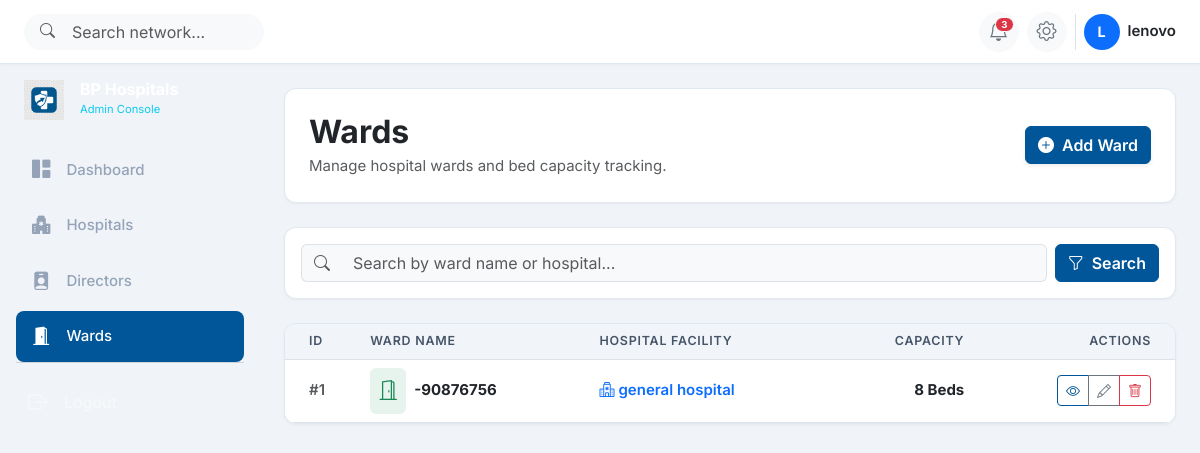
The page /wards/ (signed in) on the database as committed earlier.
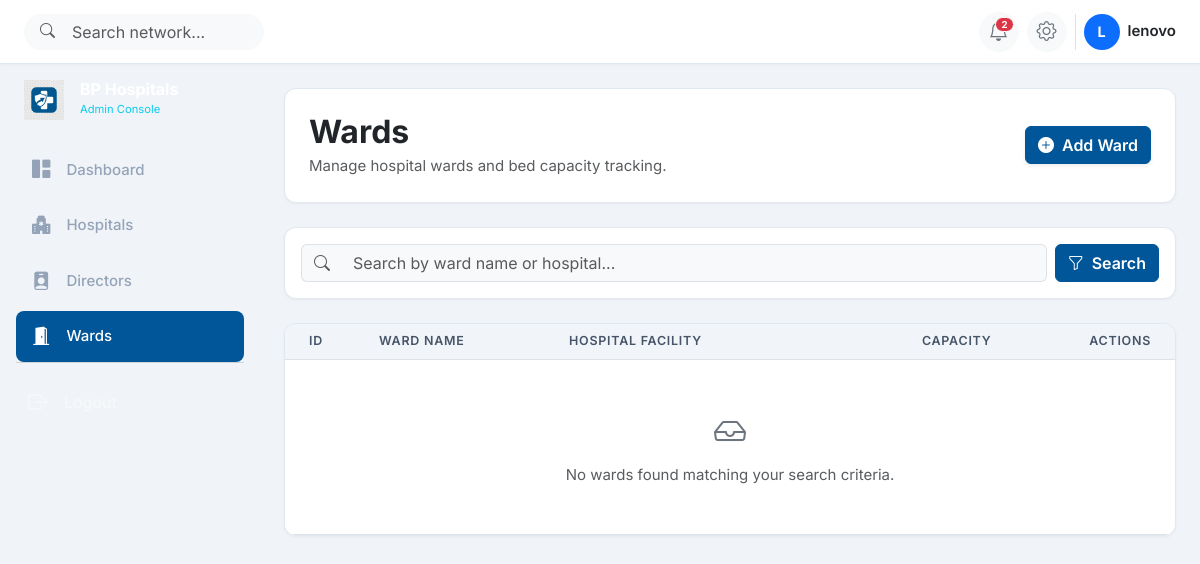
The same page on the database as committed later.
### wards/models.py (models this page shows, shortened)
class Ward(models.Model):
    ward_id = models.BigAutoField(primary_key=True)
    ward_name = models.CharField(
        max_length=150,
        null=False,
        blank=False,
        verbose_name="Ward Name",
        help_text="Name of the ward (e.g., Cardiac ICU, Pediatrics Wing A)."
    )
    capacity = models.IntegerField(
        null=False,
        blank=False,
        validators=[
            MinValueValidator(1, message="Ward capacity must be at least 1 bed."),
            MaxValueValidator(500, message="Ward capacity cannot exceed 500 beds.")
        ],
        verbose_name="Capacity (Beds)",
        help_text="Maximum number of beds in this ward (1-500)."
    )
    hospital = models.ForeignKey(
        Hospital,
        on_delete=models.CASCADE,
        related_name='wards',
        null=False,
        blank=False,
        verbose_name="Hospital",
        help_text="The hospital facility this ward belongs to."
    )
    created_at = models.DateTimeField(default=timezone.now, verbose_name="Created At")
    updated_at = models.DateTimeField(auto_now=True, verbose_name="Updated At")
    class Meta:
        verbose_name = "Ward"
        verbose_name_plural = "Wards"
        ordering = ['-updated_at', 'ward_name']
        constraints = [
            CheckConstraint(
                condition=Q(capacity__gt=0) & Q(capacity__lte=500),
                name="check_ward_capacity_valid"
            )
        ]

### hospitals/models.py (models this page shows, shortened)
class Hospital(models.Model):
    hospital_id = models.BigAutoField(primary_key=True)
    hospital_name = models.CharField(
        max_length=200,
        unique=True,
        null=False,
        blank=False,
        verbose_name="Hospital Name",
        help_text="Unique name of the hospital facility."
    )
    location = models.CharField(
        max_length=255,
        null=False,
        blank=False,
        verbose_name="Location",
        help_text="City/Region location of the hospital."
    )
    founded_year = models.IntegerField(
        null=False,
        blank=False,
        validators=[
            MinValueValidator(1800, message="Founded year cannot be before 1800."),
            MaxValueValidator(current_year(), message="Founded year cannot be in the future.")
        ],
        verbose_name="Founded Year",
        help_text="Year the hospital was established (between 1800 and present)."
    )
    created_at = models.DateTimeField(default=timezone.now, verbose_name="Created At")
    updated_at = models.DateTimeField(auto_now=True, verbose_name="Updated At")
    class Meta:
        verbose_name = "Hospital"
        verbose_name_plural = "Hospitals"
        ordering = ['-updated_at', 'hospital_name']
        constraints = [
            CheckConstraint(
                condition=Q(founded_year__gte=1800) & Q(founded_year__lte=datetime.date.today().year),
                name="check_founded_year_valid"
            )
        ]

### wards/views.py (the view)
# urls.py: path('', WardListView.as_view(), name='ward_list'),
class WardListView(LoginRequiredMixin, ListView):
    model = Ward
    template_name = 'wards/ward_list.html'
    context_object_name = 'wards'
    paginate_by = 5
    def get_queryset(self):
        queryset = super().get_queryset().select_related('hospital')
        query = self.request.GET.get('q')
        if query:
            queryset = queryset.filter(
                Q(ward_name__icontains=query) | Q(hospital__hospital_name__icontains=query)
            )
        return queryset
    def get_context_data(self, **kwargs):
        context = super().get_context_data(**kwargs)
        context['search_query'] = self.request.GET.get('q', '')
        return context

### wards/templates/wards/ward_list.html (shortened to what this page needs)
{% extends 'base.html' %}
{% block search_action %}{% url 'ward_list' %}{% endblock %}
{% block content %}
<div class="card bp-card mb-4">
    <div class="card-body p-4 d-flex flex-column flex-sm-row justify-content-between align-items-sm-center gap-3">
        <div>
            <h2 class="fw-bold text-dark mb-1">Wards</h2>
            <p class="text-muted mb-0">Manage hospital wards and bed capacity tracking.</p>
        </div>
        <a href="{% url 'ward_create' %}" class="btn btn-primary d-inline-flex align-items-center gap-2 shadow-sm fw-semibold">
            <i class="bi bi-plus-circle-fill"></i> Add Ward
        </a>
    </div>
</div>
<div class="card bp-card mb-4">
    <div class="card-body p-3">
        <form action="{% url 'ward_list' %}" method="get" class="row g-2 align-items-center">
            <div class="col-12 col-md">
                <div class="input-group">
                    <span class="input-group-text bg-light border-end-0"><i class="bi bi-search text-muted"></i></span>
                    <input type="text" name="q" value="{{ search_query }}" placeholder="Search by ward name or hospital..." class="form-control bg-light border-start-0" />
                </div>
            </div>
            <div class="col-auto">
                <button type="submit" class="btn btn-primary fw-semibold">
                    <i class="bi bi-funnel me-1"></i> Search
                </button>
            </div>
        </form>
    </div>
</div>
<div class="card bp-card overflow-hidden">
    <div class="table-responsive">
        <table class="table table-hover align-middle mb-0">
            <thead>
                <tr>
                    <th class="ps-4">ID</th>
                    <th>Ward Name</th>
                    <th>Hospital Facility</th>
                    <th class="text-end">Capacity</th>
                    <th class="text-end pe-4">Actions</th>
                </tr>
            </thead>
            <tbody>
                {% if wards %}
                    {% for ward in wards %}
                        <tr>
                            <td class="ps-4 fw-semibold text-muted">#{{ ward.ward_id }}</td>
                            <td>
                                <div class="d-flex align-items-center gap-2">
                                    <div class="p-2 rounded bg-success bg-opacity-10 text-success">
                                        <i class="bi bi-door-open fs-5"></i>
                                    </div>
                                    <a href="{% url 'ward_detail' ward.pk %}" class="fw-bold text-dark text-decoration-none">
                                        {{ ward.ward_name }}
                                    </a>
                                </div>
                            </td>
                            <td>
                                <a href="{% url 'hospital_detail' ward.hospital.pk %}" class="fw-semibold text-primary text-decoration-none">
                                    <i class="bi bi-hospital me-1"></i>{{ ward.hospital.hospital_name }}
                                </a>
                            </td>
                            <td class="text-end fw-bold text-dark">{{ ward.capacity }} Beds</td>
                            <td class="text-end pe-4">
                                <div class="btn-group btn-group-sm" role="group">
                                    <a href="{% url 'ward_detail' ward.pk %}" class="btn btn-outline-primary" title="View">
                                        <i class="bi bi-eye"></i>
                                    </a>
                                    <a href="{% url 'ward_update' ward.pk %}" class="btn btn-outline-secondary" title="Edit">
                                        <i class="bi bi-pencil"></i>
                                    </a>
                                    <a href="{% url 'ward_delete' ward.pk %}" class="btn btn-outline-danger" title="Delete">
                                        <i class="bi bi-trash"></i>
                                    </a>
                                </div>
                            </td>
                        </tr>
                    {% endfor %}
                {% else %}
                    <tr>
                        <td colspan="5" class="text-center py-5 text-muted">
                            <i class="bi bi-inbox fs-2 d-block mb-2 text-secondary"></i>
                            No wards found matching your search criteria.
                        </td>
                    </tr>
                {% endif %}
            </tbody>
        </table>
    </div>
</div>
{% endblock %}

### templates/base.html (shortened to what this page needs)
{% load static %}
<!DOCTYPE html>
<html lang="en">
<head>
    <link href="https://cdn.jsdelivr.net/npm/bootstrap@5.3.3/dist/css/bootstrap.min.css" rel="stylesheet"/>
    <link href="https://cdn.jsdelivr.net/npm/bootstrap-icons@1.11.3/font/bootstrap-icons.min.css" rel="stylesheet"/>
    <link href="{% static 'css/custom.css' %}" rel="stylesheet"/>
</head>
<body>
    <header class="bp-header fixed-top d-flex align-items-center justify-content-between px-3 px-md-4">
        <div class="d-flex align-items-center gap-3">
            <form action="{% block search_action %}{% url 'hospital_list' %}{% endblock %}" method="get" class="d-none d-sm-flex align-items-center position-relative">
                <input type="text"
                       name="q"
                       value="{{ search_query|default:'' }}"
                       placeholder="Search network..."
                       class="form-control ps-5 rounded-pill bg-light border-0"
                       style="width: 240px;" />
            </form>
        </div>
        <div class="d-flex align-items-center gap-2">
            <div class="dropdown">
                <button class="btn btn-light rounded-circle position-relative d-flex align-items-center justify-content-center"
                        type="button"
                        id="notificationsDropdown"
                        data-bs-toggle="dropdown"
                        data-bs-auto-close="outside"
                        aria-expanded="false"
                        aria-haspopup="true"
                        title="Notifications"
                        style="width:40px;height:40px;">
                    <i class="bi bi-bell fs-5 text-secondary"></i>
                    {% if unread_notifications_count > 0 %}
                        <span class="position-absolute badge rounded-pill bg-danger border border-white"
                              style="top:4px;right:4px;font-size:0.6rem;padding:2px 5px;">
                            {{ unread_notifications_count }}
                        </span>
                    {% endif %}
                </button>
            </div>
            <div class="dropdown">
                <button class="btn btn-light rounded-circle d-flex align-items-center justify-content-center"
                        type="button"
                        id="settingsDropdown"
                        data-bs-toggle="dropdown"
                        aria-expanded="false"
                        aria-haspopup="true"
                        title="Settings"
                        style="width:40px;height:40px;">
                    <i class="bi bi-gear fs-5 text-secondary"></i>
                </button>
            </div>
            <div class="d-flex align-items-center gap-2 ps-2 border-start">
                <div class="rounded-circle bg-primary text-white fw-bold d-flex align-items-center justify-content-center flex-shrink-0"
                     style="width:36px;height:36px;font-size:0.9rem;">
                    {{ user.username|slice:":1"|upper|default:"A" }}
                </div>
                <span class="fw-semibold text-dark d-none d-lg-inline">{{ user.username|default:"Admin" }}</span>
            </div>
        </div>
    </header>
    <div class="offcanvas-md offcanvas-start bp-sidebar"
         tabindex="-1"
         id="sidebarOffcanvas"
         aria-labelledby="sidebarOffcanvasLabel">
        <div class="offcanvas-body d-flex flex-column p-3">
            <div class="d-none d-md-flex align-items-center gap-3 mb-4 px-2">
                <img src="{% static 'img/logo_icon.png' %}" alt="BP Hospitals" style="height:40px;width:auto;" />
                <div>
                    <h1 class="text-white fw-bold h6 mb-0 lh-1">BP Hospitals</h1>
                    <small class="text-info" style="font-size:0.7rem;">Admin Console</small>
                </div>
            </div>
            <nav class="nav nav-pills flex-column gap-1 flex-grow-1">
                <a href="{% url 'dashboard' %}"
                   class="nav-link d-flex align-items-center gap-3
                          {% if request.resolver_match.url_name == 'dashboard' or request.resolver_match.url_name == 'dashboard_alias' %}active{% endif %}">
                    <i class="bi bi-grid-1x2-fill"></i>
                    <span>Dashboard</span>
                </a>
                <a href="{% url 'hospital_list' %}"
                   class="nav-link d-flex align-items-center gap-3
                          {% if 'hospital' in request.resolver_match.url_name %}active{% endif %}">
                    <i class="bi bi-hospital-fill"></i>
                    <span>Hospitals</span>
                </a>
                <a href="{% url 'director_list' %}"
                   class="nav-link d-flex align-items-center gap-3
                          {% if 'director' in request.resolver_match.url_name %}active{% endif %}">
                    <i class="bi bi-person-badge-fill"></i>
                    <span>Directors</span>
                </a>
                <a href="{% url 'ward_list' %}"
                   class="nav-link d-flex align-items-center gap-3
                          {% if 'ward' in request.resolver_match.url_name %}active{% endif %}">
                    <i class="bi bi-door-open-fill"></i>
                    <span>Wards</span>
                </a>
            </nav>
            <div class="pt-3 border-top border-secondary border-opacity-25">
                <form action="{% url 'logout' %}" method="post">
                    <button type="submit"
                            class="btn btn-outline-light w-100 d-flex align-items-center gap-3 border-0 py-2 text-start">
                        <i class="bi bi-box-arrow-right fs-5"></i>
                        <span>Logout</span>
                    </button>
                </form>
            </div>
        </div>
    </div>
    <main class="bp-main-content">
        <div class="container-fluid px-3 px-md-4 py-3 py-md-4">
            {% block content %}{% endblock %}
        </div>
    </main>
</body>
</html>

### static/css/custom.css (style rules this page uses)
:root { --bp-primary: #005698; --bp-primary-dk: #003e6f; --bp-primary-lt: #e8f1f8; --bp-secondary: #006a69; --bp-accent: #0f6fbe; --bp-sidebar-bg: #1e293b; --bp-bg: #f0f4f8; --bp-surface: #ffffff; --bp-border: #e2e8f0; --bp-text: #0f172a; --bp-muted: #64748b; --sidebar-width: 260px; --header-height: 64px; }
body { background-color: var(--bp-bg); color: var(--bp-text); font-family: 'Inter', system-ui, -apple-system, sans-serif; font-size: 0.9375rem; }
.bp-header { height: var(--header-height); background-color: var(--bp-surface); border-bottom: 1px solid var(--bp-border); box-shadow: 0 1px 3px rgba(0,0,0,0.04); z-index: 1040 !important; }
.bp-sidebar { width: var(--sidebar-width) !important; background-color: var(--bp-sidebar-bg); color: #f8fafc; }
@media (min-width: 768px) { .bp-sidebar { position: fixed !important; top: var(--header-height); left: 0; bottom: 0; z-index: 1030; overflow-y: auto; } }
.bp-sidebar .nav-link { color: #94a3b8; font-weight: 500; border-radius: 0.5rem; padding: 0.75rem 1rem; transition: color 0.15s ease-in-out, background-color 0.15s ease-in-out; }
.bp-sidebar .nav-link i { font-size: 1.15rem; flex-shrink: 0; }
.bp-sidebar .nav-link.active { color: #ffffff; background-color: var(--bp-primary); }
@media (min-width: 768px) { .bp-main-content { margin-left: var(--sidebar-width); padding-top: var(--header-height); min-height: 100vh; } }
.bp-card { background-color: var(--bp-surface); border: 1px solid var(--bp-border); border-radius: 0.75rem; box-shadow: 0 1px 3px rgba(0,0,0,0.05); transition: box-shadow 0.2s ease; }
.table th { background-color: #f1f5f9; color: #475569; font-size: 0.78rem; text-transform: uppercase; letter-spacing: 0.06em; font-weight: 600; white-space: nowrap; }
.table-responsive { border-radius: 0.5rem; overflow: hidden; }
.btn-primary { background-color: var(--bp-primary); border-color: var(--bp-primary); }

Rows that differ between the two databases and show on the page:
removed Ward: ward_id "1", ward_name "-90876756", hospital.hospital_name "general hospital", capacity "8"
Other text that changed with them:
{{ unread_notifications_count }}: "3" → "2"
text now shown: "No wards found matching your search criteria."
